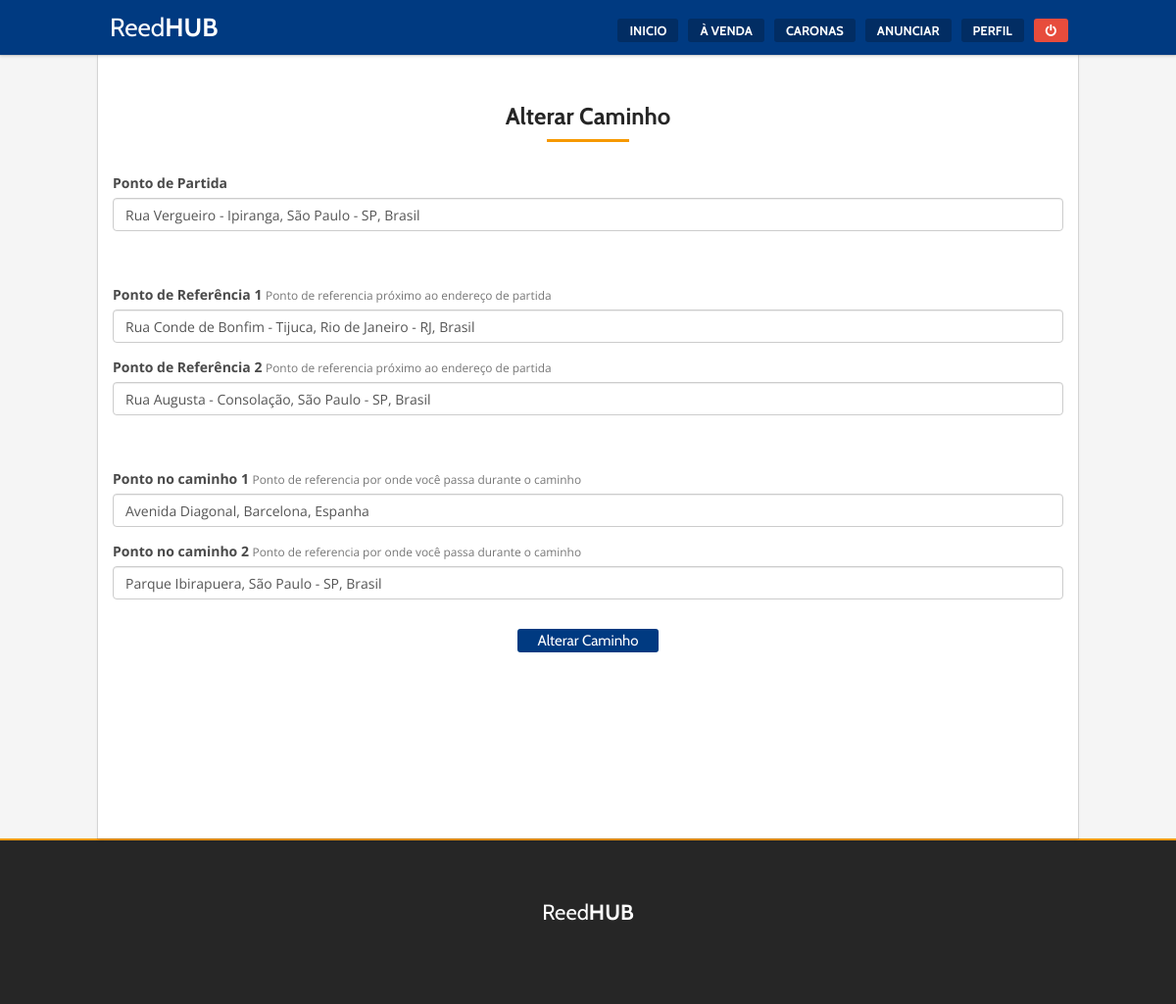
Before: /alterar-intinerario.php (signed in) with the older database file.
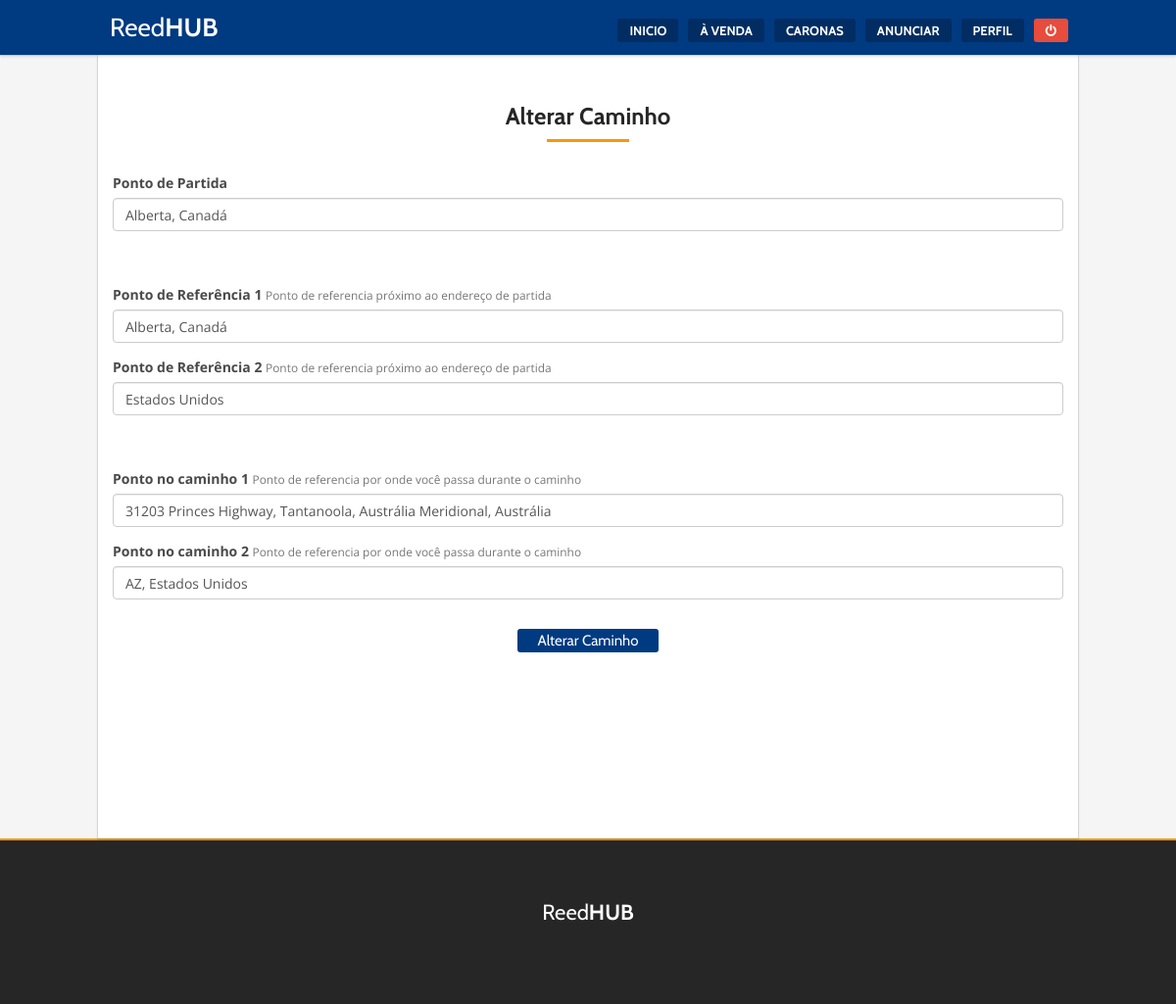
After: the same page with the newer database file.
### tables this page shows
CREATE TABLE `caronas` (
  `id` int(11) NOT NULL,
  `user_id` int(11) NOT NULL,
  `start` varchar(150) NOT NULL,
  `status` int(11) NOT NULL,
  `ref1` varchar(150) NOT NULL,
  `ref2` varchar(150) NOT NULL,
  `point1` varchar(150) NOT NULL,
  `point2` varchar(150) NOT NULL
);

### safe.php (called while the page is built, shortened)
<?php
$user_get = mysql_query("SELECT * FROM `user` WHERE `id`='".$_SESSION['uid']."'") or die(mysql_error());
$user = mysql_fetch_assoc($user_get);
$user_id = $user['id'];

### alterar-intinerario.php (the view, shortened to what this page needs)
<?php include ("header.php"); ?>
<div class="rx_wrapper">
  <?php if (isset($_SESSION['uid'])):
  $listar = mysql_query("SELECT * FROM caronas WHERE user_id = '$user_id'") or die(mysql_error());
  $item = mysql_fetch_assoc($listar);
  $start = $item['start'];
  $ref1 = $item['ref1'];
  $ref2 = $item['ref2'];
  $point1 = $item['point1'];
  $point2 = $item['point2'];
  ?>
  <div class="go-title-area center">
    <h3 class="go-title x1">Alterar Caminho</h3>
  </div>
  <form action="<?php echo $_SERVER['PHP_SELF'] ?>" method="post" enctype="multipart/form-data" name="alterar">
    <div class="form-group">
      <label for="exampleInputEmail1">Ponto de Partida</label>
      <input required class="form-control" type="text" name="start" id="autocomplete" value="<?php echo "$start"; ?>">
    </div>
    <br><br>
    <div class="form-group">
      <label for="exampleInputEmail1">Ponto de Referência 1</label>
      <small id="fileHelp" class="form-text text-muted">Ponto de referencia próximo ao endereço de partida</small>
      <input required class="form-control" type="text" name="ref1" id="autocomplete2" value="<?php echo "$ref1"; ?>">
    </div>
    <div class="form-group">
      <label for="exampleInputEmail1">Ponto de Referência 2</label>
      <small id="fileHelp" class="form-text text-muted">Ponto de referencia próximo ao endereço de partida</small>
      <input required class="form-control" type="text" name="ref2" id="autocomplete3" value="<?php echo "$ref2"; ?>">
    </div>
    <br><br>
    <div class="form-group">
      <label for="exampleInputEmail1">Ponto no caminho 1</label>
      <small id="fileHelp" class="form-text text-muted">Ponto de referencia por onde você passa durante o caminho</small>
      <input required class="form-control" type="text" name="point1" id="autocomplete4" value="<?php echo "$point1"; ?>">
    </div>
    <div class="form-group">
      <label for="exampleInputEmail1">Ponto no caminho 2</label>
      <small id="fileHelp" class="form-text text-muted">Ponto de referencia por onde você passa durante o caminho</small>
      <input required class="form-control" type="text" name="point2" id="autocomplete5" value="<?php echo "$point2"; ?>">
    </div>
    <div class="go-title-area center">
      <input class="go-button small" type="submit" name="alterar" value="Alterar Caminho">
    </div>
  </form>
  <?php
  endif;
  ?>
</div>
<?php require_once("footer.php") ?>

Changed rows visible on the page:
changed caronas: start "Rua Vergueiro - Ipiranga, São Paulo - SP, Brasil" → "Alberta, Canadá"; ref1 "Rua Conde de Bonfim - Tijuca, Rio de Janeiro - RJ, Brasil" → "Alberta, Canadá"; ref2 "Rua Augusta - Consolação, São Paulo - SP, Brasil" → "Estados Unidos"; point1 "Avenida Diagonal, Barcelona, Espanha" → "31203 Princes Highway, Tantanoola, Austrália Meridional, Austrália"; point2 "Parque Ibirapuera, São Paulo - SP, Brasil" → "AZ, Estados Unidos"
